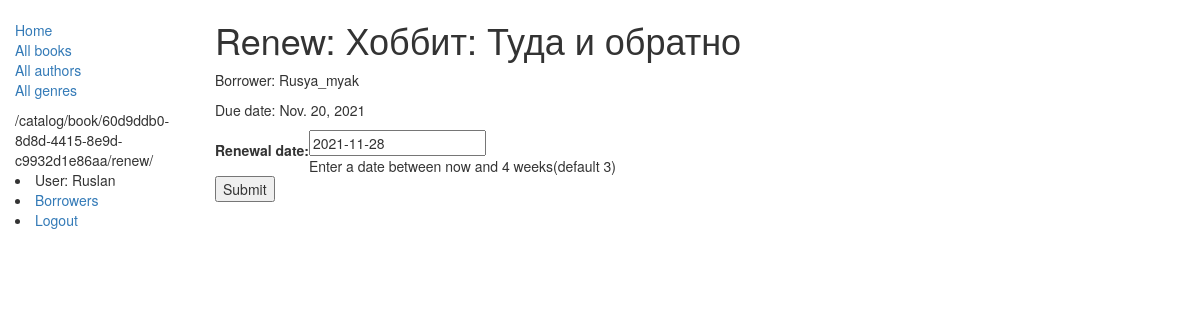
Screenshot of /catalog/book/60d9ddb0-8d8d-4415-8e9d-c9932d1e86aa/renew/ (signed in) with the database file from the repository.
### catalog/models.py (models this page shows, shortened)
class BookInstance(models.Model):
    id = models.UUIDField(
        primary_key=True,
        default=uuid.uuid4,
        help_text='"Unique ID for this particular book across whole library"',
    )
    due_back = models.DateField(null=True, blank=True)
    book = models.ForeignKey(Book, on_delete=models.SET_NULL, null=True)
    imprint = models.CharField(max_length=20)
    LOAN_STATUS = (
        ("m", "Maintenance"),
        ("o", "On loan"),
        ("a", "Available"),
        ("r", "Reserved"),
    )
    status = models.CharField(
        max_length=20,
        choices=LOAN_STATUS,
        blank=True,
        default="m",
        help_text="Book availability",
    )
    borrower = models.ForeignKey(User, on_delete=models.SET_NULL, null=True, blank=True)
    class Meta:
        ordering = ["due_back"]
        permissions = (("can_mark_returned", "Set book as returned"),)
    @property
    def is_overdue(self):
        if self.due_back and date.today() > self.due_back:
            return True
        return False

class Book(models.Model):
    STATUS = (
        ("Ruslan", "Rusel"),
        ("Albert", "Alb"),
    )
    title = models.CharField(max_length=200)
    author = models.ForeignKey("Author", on_delete=models.SET_NULL, null=True)
    genre = models.ManyToManyField(
        Genre, help_text="Select a genre for this book", related_name="Books"
    )
    summary = models.TextField(help_text="Print description for this book")
    isbn = models.CharField(
        "ISBN",
        max_length=13,
        help_text='13 Character <a href="https://www.isbn-international.org/content/what-isbn">ISBN number</a>',
    )
    language = models.ManyToManyField(Language, help_text="Enter language")
    stat = models.CharField(max_length=200, choices=STATUS, default=True)
    def display_genre(self):
        return ", ".join([genre.name for genre in self.genre.all()[:3]])
    display_genre.short_description = "Genre"

### catalog/views.py (the view)
@permission_required("catalog.can_marked_returned")
def renew_book_librarian(request, pk):
    BookInst = get_object_or_404(BookInstance, pk=pk)
    if request.method == "POST":
        form = RenewBookForm(request.POST)
        if form.is_valid():
            BookInst.due_back = form.cleaned_data["renewal_date"]
            BookInst.save()
            return HttpResponseRedirect(reverse("list-borrowers-for-libraries"))
    else:
        proposed_renewal_date = datetime.date.today() + datetime.timedelta(weeks=3)
        form = RenewBookForm(
            initial={
                "renewal_date": proposed_renewal_date,
            }
        )
    return render(
        request, "book_renew_librarian.html", {"form": form, "bookinst": BookInst}
    )

### catalog/forms.py (shortened to what this page needs)
class RenewBookForm(forms.Form):
    renewal_date = forms.DateField(
        help_text="Enter a date between now and 4 weeks(default 3)"
    )

### catalog/templates/book_renew_librarian.html (shortened to what this page needs)
{% extends "base_generic.html" %}
{% block content %}
<h1>Renew: {{bookinst.book.title}}</h1>
<p>Borrower: {{bookinst.borrower}}</p>
<p{% if bookinst.is_overdue %} class="text-danger" {% endif %}>Due date: {{bookinst.due_back}}</p>
    <form action="" method="post">
        <table>
            {{ form }}
        </table>
        <input type="submit" value="Submit" />
    </form>
    {% endblock %}

### catalog/templates/base_generic.html (shortened to what this page needs)
<!DOCTYPE html>
<html lang="en">
<head>
    <link rel="stylesheet" href="https://maxcdn.bootstrapcdn.com/bootstrap/3.3.7/css/bootstrap.min.css">
    {% load static %}
    <link rel="stylesheet" href="{% static 'css/style.css' %}">
</head>
<body>
    <div class="container-fluid">
        <div class="row">
            <div class="col-sm-2">
                {% block sidebar %}
                <ul class="sidebar-nav">
                    <li><a href='{% url "index" %}'>Home</a></li>
                    <li><a href='{% url "list-books" %}' %}'>All books</a></li>
                    <li><a href='{% url "list-authors" %}'>All authors</a></li>
                    <li><a href=''>All genres</a></li>
                </ul>
                {{ request.path }}
                {% if user.is_authenticated %}
                <li>User: {{ user.get_username }}</li>
                {% if user.is_staff %}
                <li><a href='{% url "list-borrowers-for-libraries" %}'>Borrowers</a></li>
                {% else %}
                <li><a href='{% url "list-borrowed-books" %}'>My borrowed</a></li>
                {% endif %}
                <li><a href="{% url 'logout' %}?next={{request.path}}">Logout</a></li>
                {% else %}
                <li><a href="{% url 'login' %}?next={{request.path}}">Login</a></li>
                {% endif %}
                {% endblock %}
            </div>
            <div class=" col-sm-10 ">
                {% block content %}{% endblock %}
            </div>
        </div>
    </div>
</body>
</html>

### catalog/static/css/style.css (style rules this page uses)
.sidebar-nav { margin-top: 20px; padding: 0; list-style: none; }

### rows the page displays
BookInstance: book "Хоббит: Туда и обратно", borrower "Rusya_myak", due_back "Nov. 20, 2021"

### other values shown
{{ request.path }} "/catalog/book/60d9ddb0-8d8d-4415-8e9d-c9932d1e86aa/renew/"
{{ user.get_username }} "Ruslan"
